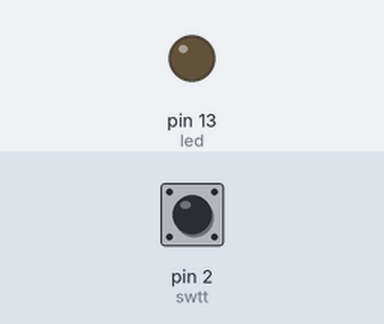
A sketch run on a simulated Arduino Uno, built with avr-gcc and run on an emulated ATmega328P. On the bench: output pins drawn as LEDs (lit = HIGH). Inputs (shaded band) come from the test bench; at power-on: pin 2 (swtt) LOW. What the sketch prints to the serial monitor is not drawn.

Above: at 1.2 s.
1.3 s: pin 2 (swtt) pulled HIGH for 0.15 s
At 1.37 s:
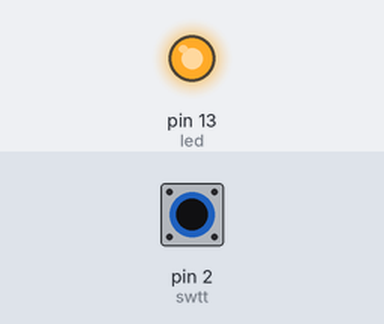
2.9 s: pin 2 (swtt) pulled HIGH for 3.2 s
At 7.0 s:
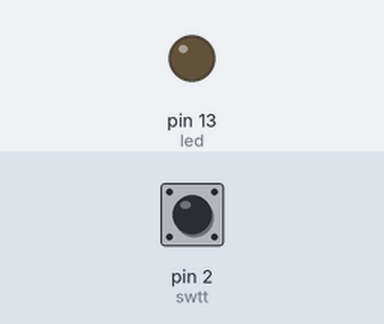
Timing chart, 0 to 8.5 s (numbered marks = the images above; inputs shaded):
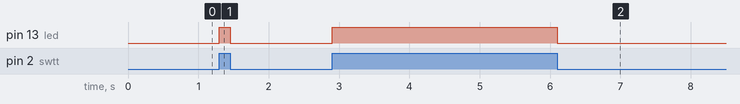

Measured:
- after the input at 1.3 s, pin 13 (led): LOW → HIGH at once, → LOW 0.15 s later
- after the input at 2.9 s, pin 13 (led): LOW → HIGH at once, → LOW 3.2 s later

The sketch:

Trial_Button.ino.ino
```cpp
int led = 13;
int swtt = 2;

void setup() {

  Serial.begin(9600);
  pinMode(swtt,INPUT);
  pinMode(led,OUTPUT);

}

void loop() {
  delay(5);
  Serial.println(digitalRead(swtt));
  if (digitalRead(swtt) == HIGH){
    digitalWrite(led,HIGH);
  }
  else  digitalWrite(led,LOW);

}
```
